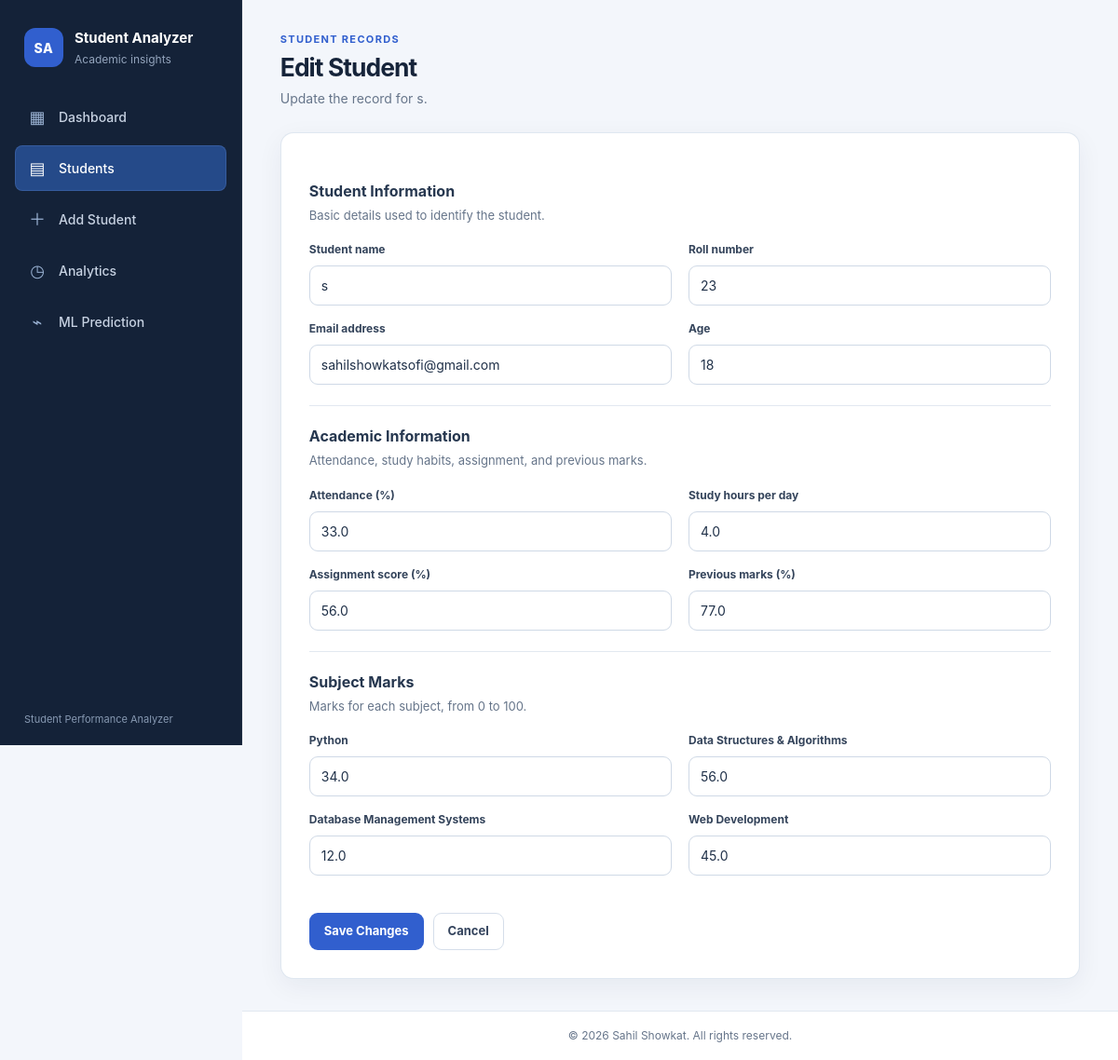
The app's page /student/7/edit with its own data.
### tables this page shows
CREATE TABLE students (
            id INTEGER PRIMARY KEY AUTOINCREMENT,

            name TEXT NOT NULL,
            roll TEXT NOT NULL,
            email TEXT NOT NULL,
            age INTEGER NOT NULL,

            attendance REAL NOT NULL,
            study_hours REAL NOT NULL,
            assignment REAL NOT NULL,
            previous_marks REAL NOT NULL,

            python REAL NOT NULL,
            dsa REAL NOT NULL,
            dbms REAL NOT NULL,
            web REAL NOT NULL,

            total REAL NOT NULL,
            average REAL NOT NULL,
            percentage REAL NOT NULL,
            grade TEXT NOT NULL,
            result TEXT NOT NULL
        );

### app.py (the view, shortened to what this page needs)
@app.route(
    "/student/<int:student_id>/edit",
    methods=["GET", "POST"]
)
def edit_student(student_id):
    connection = get_db_connection()
    student = connection.execute(
        """
        SELECT *
        FROM students
        WHERE id = %s
        """,
        (student_id,)
    ).fetchone()
    if student is None:
        connection.close()
        return page_not_found(None)
    connection.close()
    return render_template(
        "edit_student.html",
        student=student,
        form_values={},
        errors=[]
    )

### app.py (called while the page is built)
def get_db_connection():
    connection = open_db_connection()
    if has_app_context():
        g.setdefault("student_analyzer_connections", []).append(connection)
    return connection

@app.teardown_appcontext
def close_db_connections(_error=None):
    for connection in g.pop("student_analyzer_connections", []):
        connection.close()

### database.py (called while the page is built, shortened)
def get_db_connection():
    if os.environ.get("RENDER", "").lower() == "true":
        raise DatabaseError(
            "DATABASE_URL must be configured on Render; SQLite is only the local fallback."
        )
    try:
        SQLITE_DATABASE.parent.mkdir(parents=True, exist_ok=True)
        connection = sqlite3.connect(str(SQLITE_DATABASE))
        connection.row_factory = sqlite3.Row
        return DatabaseConnection(connection)
    except sqlite3.Error as error:
        raise DatabaseError(_safe_error_message(error)) from None

    def fetchone(self):
        try:
            return self.cursor.fetchone()
        except Exception as error:
            if self.connection.is_database_error(error):
                raise DatabaseError(_safe_error_message(error)) from None
            raise

    def execute(self, statement, parameters=None):
        parameters = () if parameters is None else parameters
        try:
            if self.postgres:
                from psycopg.rows import dict_row
                cursor = self.raw_connection.cursor(row_factory=dict_row)
                cursor.execute(statement, parameters)
                return DatabaseCursor(cursor, self)
            sqlite_statement = statement.replace("%s", "?")
            cursor = self.raw_connection.execute(sqlite_statement, parameters)
            return DatabaseCursor(cursor, self)
        except sqlite3.Error as error:
            raise DatabaseError(_safe_error_message(error)) from None
        except Exception as error:
            if self.postgres and self.driver and isinstance(error, self.driver.Error):
                raise DatabaseError(_safe_error_message(error)) from None
            raise

    def close(self):
        if not self.closed:
            self.raw_connection.close()
            self.closed = True

### templates/edit_student.html (shortened to what this page needs)
{% extends "base.html" %}
{% block sidebar %}
{% set active_page = 'students' %}
{% include '_sidebar.html' %}
{% endblock %}
{% block content %}
<header class="top-header">
            <div><p class="eyebrow">STUDENT RECORDS</p><h1>Edit Student</h1><p>Update the record for {{ student.name }}.</p></div>
        </header>
        <section class="form-section">
            <div class="form-container">
                <form method="post" action="{{ url_for('edit_student', student_id=student.id) }}" novalidate>
                    <section class="form-block">
                        <h2>Student Information</h2>
                        <p class="form-block-description">Basic details used to identify the student.</p>
                        <div class="form-grid">
                            <div class="form-group"><label for="name">Student name</label><input id="name" name="name" type="text" value="{{ form_values.get('name', student.name) }}" required></div>
                            <div class="form-group"><label for="roll">Roll number</label><input id="roll" name="roll" type="text" value="{{ form_values.get('roll', student.roll) }}" required></div>
                            <div class="form-group"><label for="email">Email address</label><input id="email" name="email" type="email" value="{{ form_values.get('email', student.email) }}" required></div>
                            <div class="form-group"><label for="age">Age</label><input id="age" name="age" type="number" min="10" max="100" step="1" value="{{ form_values.get('age', student.age) }}" required></div>
                        </div>
                    </section>
                    <section class="form-block">
                        <h2>Academic Information</h2>
                        <p class="form-block-description">Attendance, study habits, assignment, and previous marks.</p>
                        <div class="form-grid">
                            <div class="form-group"><label for="attendance">Attendance (%)</label><input id="attendance" name="attendance" type="number" min="0" max="100" step="0.1" value="{{ form_values.get('attendance', student.attendance) }}" required></div>
                            <div class="form-group"><label for="study_hours">Study hours per day</label><input id="study_hours" name="study_hours" type="number" min="0" max="24" step="0.1" value="{{ form_values.get('study_hours', student.study_hours) }}" required></div>
                            <div class="form-group"><label for="assignment">Assignment score (%)</label><input id="assignment" name="assignment" type="number" min="0" max="100" step="0.1" value="{{ form_values.get('assignment', student.assignment) }}" required></div>
                            <div class="form-group"><label for="previous_marks">Previous marks (%)</label><input id="previous_marks" name="previous_marks" type="number" min="0" max="100" step="0.1" value="{{ form_values.get('previous_marks', student.previous_marks) }}" required></div>
                        </div>
                    </section>
                    <section class="form-block">
                        <h2>Subject Marks</h2>
                        <p class="form-block-description">Marks for each subject, from 0 to 100.</p>
                        <div class="form-grid">
                            <div class="form-group"><label for="python">Python</label><input id="python" name="python" type="number" min="0" max="100" step="0.1" value="{{ form_values.get('python', student.python) }}" required></div>
                            <div class="form-group"><label for="dsa">Data Structures &amp; Algorithms</label><input id="dsa" name="dsa" type="number" min="0" max="100" step="0.1" value="{{ form_values.get('dsa', student.dsa) }}" required></div>
                            <div class="form-group"><label for="dbms">Database Management Systems</label><input id="dbms" name="dbms" type="number" min="0" max="100" step="0.1" value="{{ form_values.get('dbms', student.dbms) }}" required></div>
                            <div class="form-group"><label for="web">Web Development</label><input id="web" name="web" type="number" min="0" max="100" step="0.1" value="{{ form_values.get('web', student.web) }}" required></div>
                        </div>
                    </section>
                    <div class="form-actions">
                        <button class="button button-primary" type="submit">Save Changes</button>
                        <a class="button button-secondary" href="{{ url_for('student_details', student_id=student.id) }}">Cancel</a>
                    </div>
                </form>
            </div>
        </section>
{% endblock %}

### static/css/style.css (style rules this page uses)
* { margin: 0; padding: 0; box-sizing: border-box; }
body { font-family: Arial, Helvetica, sans-serif; background: #f5f7fb; color: #1f2937; }
.top-header { display: flex; justify-content: space-between; align-items: center; margin-bottom: 30px; }
.top-header h1 { font-size: 28px; }
.top-header p { margin-top: 5px; color: #6b7280; }
.form-section { padding: 40px; display: flex; justify-content: center; }
.form-container { width: 100%; max-width: 800px; background: white; padding: 35px; border-radius: 12px; box-shadow: 0 4px 15px rgba(0, 0, 0, 0.08); }
.form-group { margin-bottom: 20px; }
.form-group label { display: block; margin-bottom: 8px; font-weight: 600; }
.form-group input { width: 100%; padding: 12px; border: 1px solid #ccc; border-radius: 8px; font-size: 15px; }
:root { --page-bg: #f3f6fb; --surface: #ffffff; --surface-muted: #f7f9fc; --ink: #172335; --muted: #66758a; --line: #e2e8f0; --nav-bg: #142238; --nav-ink: #c7d2e2; --brand: #315fce; --brand-hover: #244cad; --success: #16794b; --danger: #b93838; --radius: 14px; --shadow: 0 8px 28px rgba(24, 39, 61, 0.06); }
body { background: var(--page-bg); color: var(--ink); font-family: Inter, "Segoe UI", Arial, sans-serif; line-height: 1.5; }
.top-header { min-height: 78px; align-items: center; margin-bottom: 26px; }
.top-header h1 { margin: 0; color: #16243a; font-size: clamp(25px, 2.2vw, 32px); font-weight: 720; letter-spacing: -0.035em; line-height: 1.18; }
.top-header p { margin-top: 7px; color: var(--muted); font-size: 14px; }
.eyebrow { margin: 0 0 6px !important; color: var(--brand) !important; font-size: 11px !important; font-weight: 750; letter-spacing: 0.12em; }
.panel, .form-container, .result-container { border: 1px solid rgba(216, 225, 237, 0.8); border-radius: var(--radius); background: var(--surface); box-shadow: var(--shadow); }
.button, .primary-btn, .secondary-btn, .submit-btn, .delete-btn { display: inline-flex; min-height: 40px; align-items: center; justify-content: center; gap: 7px; padding: 9px 15px; border: 1px solid transparent; border-radius: 9px; cursor: pointer; font: inherit; font-size: 13px; font-weight: 650; line-height: 1.2; text-decoration: none; transition: background-color 140ms ease, border-color 140ms ease, color 140ms ease, transform 140ms ease, box-shadow 140ms ease; }
.button-primary, .primary-btn, .submit-btn { background: var(--brand); color: #fff; }
.button-secondary, .secondary-btn { border-color: #d5deea; background: #fff; color: #34445d; }
.search-form input, .sort-form select, .form-group input, .form-group select, .form-group textarea, .prediction-form input, select { min-width: 0; min-height: 42px; padding: 10px 12px; border: 1px solid #cfd9e6; border-radius: 9px; background: #fff; color: #203149; font: inherit; font-size: 14px; }
.form-section { justify-content: stretch; padding: 0; }
.form-container { width: 100%; max-width: 1080px; padding: clamp(18px, 2.6vw, 30px); }
.form-description, .form-block-description { margin: 5px 0 18px; color: var(--muted); font-size: 13px; }
.form-block { padding: 20px 0 6px; border-top: 1px solid var(--line); }
.form-block:first-of-type { border-top: 0; }
.form-block h2 { color: #26374f; font-size: 16px; }
.form-grid { display: grid; grid-template-columns: repeat(2, minmax(0, 1fr)); gap: 0 18px; }
.form-group { min-width: 0; margin-bottom: 16px; }
.form-group label { color: #34445b; font-size: 12px; font-weight: 650; }
.form-group input, .form-group select, .form-group textarea { display: block; width: 100%; margin-top: 7px; }
input::placeholder { color: #9aa7b8; }
.form-actions { display: flex; flex-wrap: wrap; align-items: center; gap: 10px; margin-top: 18px; }
.app-body { display: flex; min-height: 100vh; }

### records on screen
students: name "s", roll "23", email "sahilshowkatsofi@gmail.com", age "18", attendance "33.0", study_hours "4.0", assignment "56.0", previous_marks "77.0", python "34.0", dsa "56.0", dbms "12.0", web "45.0"
